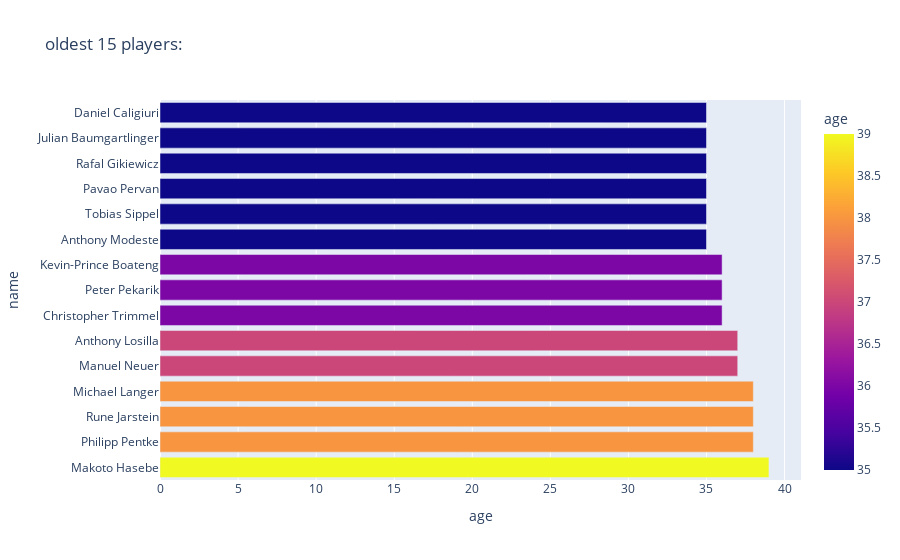

Source (notebook cell):
### Markdown cell above
## 8- Top 15 oldest players:

### Code cell
oldest = datas.nlargest(15, 'age')
ages=oldest['age']
names=oldest['name']
fig=px.bar(data_frame=oldest, x=ages,y=names, color='age', orientation='h', title='oldest 15 players:')
fig.write_image('oldest.png', format='png')
fig.show()

### Figure 1 — Plotly figure (JSON) as saved in the notebook; plotly's stock layout.template omitted (floating-point values rounded to 4 significant figures)
{"data": [{"alignmentgroup": "True", "hovertemplate": "age=%{marker.color}<br>name=%{y}<extra></extra>", "legendgroup": "", "marker": {"color": [39, 38, 38, 38, 37, 37, 36, 36, 36, 35, 35, 35, 35, 35, 35], "coloraxis": "coloraxis", "pattern": {"shape": ""}}, "name": "", "offsetgroup": "", "orientation": "h", "showlegend": false, "textposition": "auto", "type": "bar", "x": [39, 38, 38, 38, 37, 37, 36, 36, 36, 35, 35, 35, 35, 35, 35], "xaxis": "x", "y": ["Makoto Hasebe", "Philipp Pentke", "Rune Jarstein", "Michael Langer", "Manuel Neuer", "Anthony Losilla", "Christopher Trimmel", "Peter Pekarik", "Kevin-Prince Boateng", "Anthony Modeste", "Tobias Sippel", "Pavao Pervan", "Rafal Gikiewicz", "Julian Baumgartlinger", "Daniel Caligiuri"], "yaxis": "y"}], "layout": {"barmode": "relative", "coloraxis": {"colorbar": {"title": {"text": "age"}}, "colorscale": [[0, "#0d0887"], [0.1111, "#46039f"], [0.2222, "#7201a8"], [0.3333, "#9c179e"], [0.4444, "#bd3786"], [0.5556, "#d8576b"], [0.6667, "#ed7953"], [0.7778, "#fb9f3a"], [0.8889, "#fdca26"], [1, "#f0f921"]]}, "legend": {"tracegroupgap": 0}, "title": {"text": "oldest 15 players:"}, "xaxis": {"anchor": "y", "domain": [0, 1], "title": {"text": "age"}}, "yaxis": {"anchor": "x", "domain": [0, 1], "title": {"text": "name"}}}}
